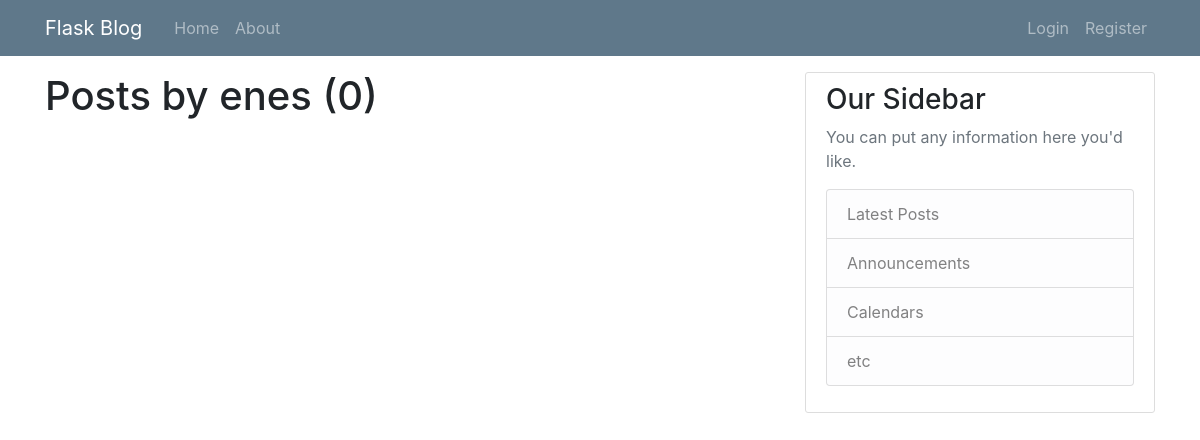
Before: /user/enes with the older database file.
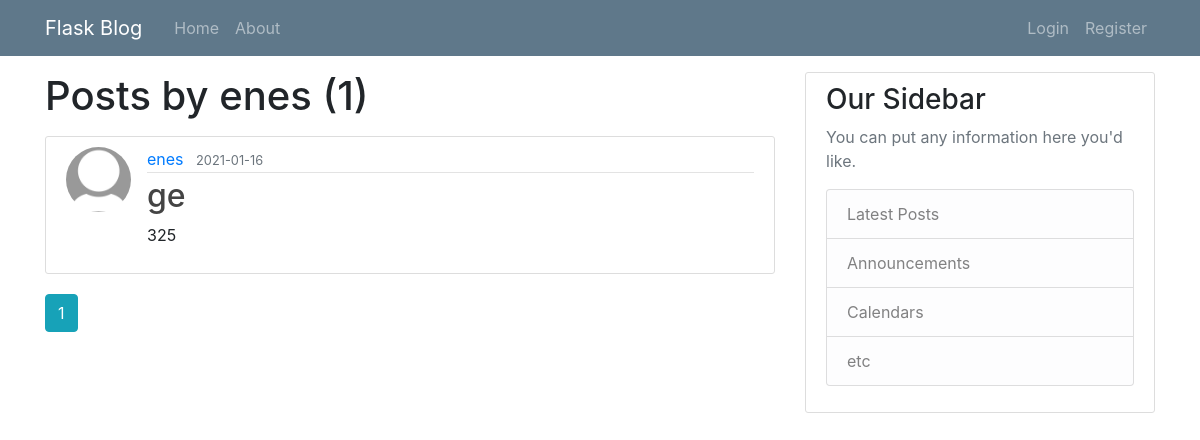
After: the same page with the newer database file.
### Blog/models.py (models this page shows, shortened)
class User(db.Model, UserMixin):
    id = db.Column(db.Integer, primary_key=True)
    username = db.Column(db.String(20), unique=True, nullable=False)
    email = db.Column(db.String(120), unique=True, nullable=False)
    image_file = db.Column(db.String(20), nullable=False, default='default.jpg')
    password = db.Column(db.String(60), nullable=False)
    posts = db.relationship('Post', backref='author', lazy=True)
    comments = db.relationship('Comment', backref="author",lazy=True)

class Post(db.Model):
    id = db.Column(db.Integer, primary_key=True)
    title = db.Column(db.String(100), nullable=False)
    date_posted = db.Column(db.DateTime, nullable=False, default=datetime.utcnow)
    content = db.Column(db.Text, nullable=False)
    user_id = db.Column(db.Integer, db.ForeignKey('user.id'), nullable=False)
    comments = db.relationship('Comment', backref='entry', lazy=True)

### Blog/routes.py (the view)
@app.route("/user/<string:username>")
def user_posts(username):
    page = request.args.get('page', 1, type=int)
    user = User.query.filter_by(username=username).first_or_404()
    posts = Post.query.filter_by(author=user).order_by(Post.date_posted.desc()).paginate(page=page, per_page=5)
    return render_template('user_posts.html', posts=posts, user=user)

### Blog/templates/user_posts.html (shortened to what this page needs)
{% extends "base.html" %}
{% block content %}
    <h1 class="mb-3">Posts by {{ user.username }} ({{ posts.total }})</h1>
    {% for post in posts.items %}
    <article class="media content-section">
      <img class="rounded-circle article-img" src="{{url_for('static', filename='images/' + post.author.image_file) }}" alt="">
      <div class="media-body">
        <div class="article-metadata">
          <a class="mr-2" href="{{url_for('user_posts', username=post.author.username)}}">{{ post.author.username }}</a>
          <small class="text-muted">{{ post.date_posted.strftime('%Y-%m-%d') }}</small>
        </div>
        <h2><a class="article-title" href="{{url_for('post', post_id=post.id)}}">{{ post.title }}</a></h2>
        <p class="article-content">{{ post.content }}</p>
      </div>
    </article>
    {% endfor %}
    {% for page_num in posts.iter_pages(left_edge=1, right_edge=1, left_current=1, right_current=2) %}
      {% if page_num %}
        {% if posts.page == page_num %}
            <a class="btn btn-info mb-4" href="{{ url_for('user_posts', username=user.username, page=page_num) }}">{{ page_num }}</a>
        {% else %}
            <a class="btn btn-outline-info mb-4" href="{{ url_for('user_posts', username=user.username, page=page_num) }}">{{ page_num }}</a>
        {% endif %}
      {% else %}
        ...
      {% endif %}
    {% endfor %}
{% endblock content %}

Changed rows visible on the page:
changed User: username "Enes" → "enes" (drawn)
now on this page (row edited): Post: image_file (placeholder picture), author.username "enes", date_posted "2021-01-16", title "ge", content "325"
Other visible differences:
{{ posts.total }}: "0" → "1"
new list line: "1"
